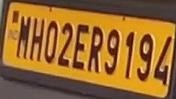
#> input picture Numbber Plate dataset/images/00442_MH02ER9194.jpg, 176 x 99 px
$ python -i image_processor.py   (imports and definitions only)
#> lines starting #> are read from the running program, lines starting #| are printed output that depends on the picture
#> in process_and_optimize, img is the input picture: PIL image 176x99 RGB; mean R, G, B 150.8, 105.1, 49.7
import os
import re
import urllib.parse
from PIL import Image, ImageEnhance, ImageChops
import requests
from src.config import settings, logger

class ImageProcessorService:
    def __init__(self):
        self.headers = {
            "User-Agent": "Mozilla/5.0 (Windows NT 10.0; Win64; x64) AppleWebKit/537.36 (KHTML, like Gecko) Chrome/110.0.0.0 Safari/537.36"
        }

    # [14 lines left out: function download_image, not called in this run]

    def remove_borders(self, img: Image.Image) -> Image.Image:
        """Autocrop solid borders (white or black) from image edges using bounding boxes."""
        # Find bounding box for non-black content
        bg_black = Image.new(img.mode, img.size, (0, 0, 0))
#> bg_black: PIL image 176x99 RGB; every value is 0
        diff_black = ImageChops.difference(img, bg_black)
        diff_black = ImageChops.add(diff_black, diff_black, 2.0, -100)
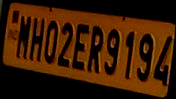
#> diff_black: PIL image 176x99 RGB; mean R, G, B 58.9, 26.6, 1.1
        bbox_black = diff_black.getbbox()
#> bbox_black = (0, 0, 176, 99)

        # Find bounding box for non-white content
        bg_white = Image.new(img.mode, img.size, (255, 255, 255))
#> bg_white: PIL image 176x99 RGB; every value is 255
        diff_white = ImageChops.difference(img, bg_white)
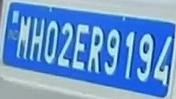
#> diff_white: PIL image 176x99 RGB; mean R, G, B 104.2, 149.9, 205.3
        diff_white = ImageChops.add(diff_white, diff_white, 2.0, -100)
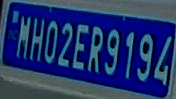
#> diff_white: PIL image 176x99 RGB; mean R, G, B 32.9, 52.4, 105.3
        bbox_white = diff_white.getbbox()
#> bbox_white = (0, 0, 176, 99)

        bbox = bbox_black or bbox_white
#> bbox = (0, 0, 176, 99)
        if bbox:
            logger.info(f"Autocropping borders from bounding box: {bbox}")
            return img.crop(bbox)
        return img

    # [36 lines left out: functions crop_to_aspect_ratio, enhance_image, not called in this run]

    def process_and_optimize(self, source_path: str, target_path: str, width: int = 1080, height: int = 720) -> bool:
        """Full pipeline: load, strip borders, crop, enhance, and save."""
        try:
            with Image.open(source_path) as img:
                img = img.convert("RGB")
                img = self.remove_borders(img)
                img = self.crop_to_aspect_ratio(img, width, height)

                # Copyright protection: Mirror flip and slight rotation to alter visual fingerprint/hash
                try:
                    from PIL import ImageOps
                    img = ImageOps.mirror(img)
                    img = img.rotate(1.5, resample=Image.Resampling.BICUBIC, expand=False)
                except Exception as img_err:
                    logger.warning(f"Failed to apply crawler bypass filters: {str(img_err)}")

                img = self.enhance_image(img)
                img.save(target_path, "JPEG", quality=95)
                logger.info(f"Image processed successfully and saved to {target_path}")
                return True
        except Exception as e:
#> (the run stopped early here; a loop or call above may not have finished)

$ run again, on Numbber Plate dataset/images/00499_MH01JA8939.jpg
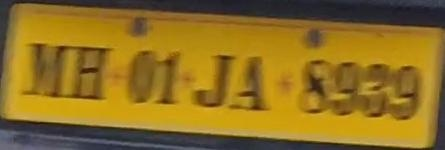
#> input picture Numbber Plate dataset/images/00499_MH01JA8939.jpg, 445 x 150 px
#> in process_and_optimize, img is the input picture: PIL image 445x150 RGB; mean R, G, B 142.4, 111.5, 34.7
#> bg_black: PIL image 445x150 RGB; every value is 0
#> in remove_borders, `diff_black = ImageChops.add(diff_black, diff_black, 2.0, -100)`:
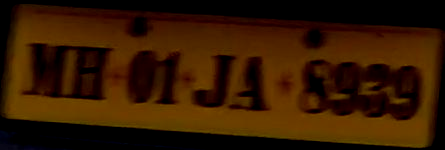
#> diff_black: PIL image 445x150 RGB; mean R, G, B 52.5, 24.3, 0.2
#> bbox_black = (0, 4, 445, 150)
#> bg_white: PIL image 445x150 RGB; every value is 255
#> in remove_borders, `diff_white = ImageChops.add(diff_white, diff_white, 2.0, -100)`:
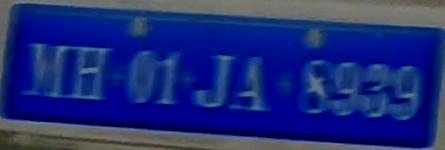
#> diff_white: PIL image 445x150 RGB; mean R, G, B 28.8, 44.7, 120.3
#> bbox_white = (0, 0, 445, 150)
#> bbox = (0, 4, 445, 150)

$ run again, on Numbber Plate dataset/images/00674_MH01DT1917.jpg
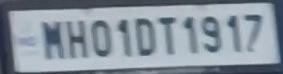
#> input picture Numbber Plate dataset/images/00674_MH01DT1917.jpg, 283 x 74 px
#> in process_and_optimize, img is the input picture: PIL image 283x74 RGB; mean R, G, B 137.3, 148.1, 158.8
#> bg_black: PIL image 283x74 RGB; every value is 0
#> in remove_borders, `diff_black = ImageChops.add(diff_black, diff_black, 2.0, -100)`:
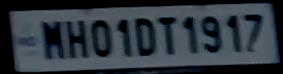
#> diff_black: PIL image 283x74 RGB; mean R, G, B 45.9, 54.4, 62.3
#> bbox_black = (8, 2, 282, 74)
#> bg_white: PIL image 283x74 RGB; every value is 255
#> in remove_borders, `diff_white = ImageChops.add(diff_white, diff_white, 2.0, -100)`:
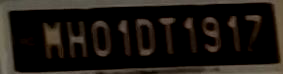
#> diff_white: PIL image 283x74 RGB; mean R, G, B 29, 24, 19.1
#> bbox_white = (0, 0, 283, 74)
#> bbox = (8, 2, 282, 74)

$ run again, on Numbber Plate dataset/images/01063_KL07CB8599.jpg
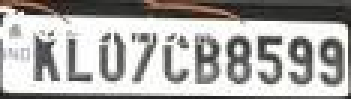
#> input picture Numbber Plate dataset/images/01063_KL07CB8599.jpg, 117 x 33 px (shown 3 times larger)
#> in process_and_optimize, img is the input picture: PIL image 117x33 RGB; mean R, G, B 172.4, 170.8, 168.2
#> bg_black: PIL image 117x33 RGB; every value is 0
#> in remove_borders, `diff_black = ImageChops.add(diff_black, diff_black, 2.0, -100)`:
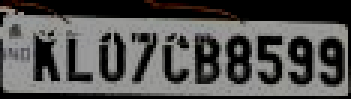
#> diff_black: PIL image 117x33 RGB (shown 3 times larger); mean R, G, B 82.9, 82.3, 80.8
#> bbox_black = (0, 0, 117, 33)
#> bg_white: PIL image 117x33 RGB; every value is 255
#> in remove_borders, `diff_white = ImageChops.add(diff_white, diff_white, 2.0, -100)`:
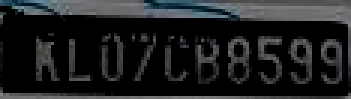
#> diff_white: PIL image 117x33 RGB (shown 3 times larger); mean R, G, B 30.1, 31.6, 33.2
